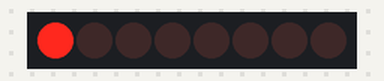
The sketch below on a simulated Arduino Uno, built with avr-gcc and run on an emulated ATmega328P. On the bench: 8 shift-register outputs drawn as a row of LEDs (first output left, lit = HIGH). Wiring (inferred from the names in the program): shift register (74HC595): data pin 2; shift clock pin 3; latch pin 4. Wiring (inferred from the signals the program sends): row of LEDs: on Q0, Q1, Q2, Q3, Q4, Q5, Q6, Q7.

Above: at 0.1 s.
At 0.3 s:
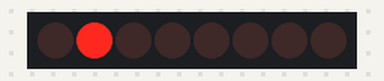
At 0.7 s:
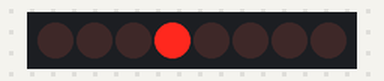
At 1.15 s:
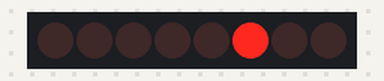
At 2.3 s:
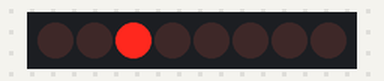
At 3.3 s:
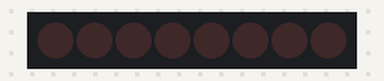
Timing chart, 0 to 4.1 s (numbered marks = the images above):
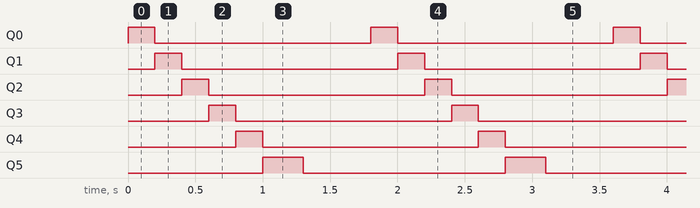

The sketch:

shiftregister_sequential.ino
```cpp
int DataPin = 2;   // Data Pin is connected to Pin No. 2
int ClockPin = 3;  // Clock Pin is connected to Pin No. 3
int LatchPin = 4;  // Latch Pin is connected to Pin No. 4
byte Data = 0;     // 6-bit data to be sent through DataPin

void setup() {
    pinMode(DataPin, OUTPUT);  // All 3 pins are output
    pinMode(ClockPin, OUTPUT);
    pinMode(LatchPin, OUTPUT);
}

void loop() {
    increment();  // LEDs increment from 0 - 5
    delay(100);
    clearRegisters();  // Clear LED states
    delay(500);
}

// Function to send data to shift register
void shiftData(byte dataOut) {
    digitalWrite(LatchPin, LOW); // Prepare shift register for data
    shiftOut(DataPin, ClockPin, MSBFIRST, dataOut); // Send data
    digitalWrite(LatchPin, HIGH); // Output data to LEDs
}

// Function to increment LED sequence
void increment() {
    for (int i = 0; i < 6; i++) { // Assuming 6-bit data
        Data = (1 << i); // Shift bit to light up LEDs sequentially
        shiftData(Data);
        delay(200);
    }
}

// Function to clear all registers (turn off LEDs)
void clearRegisters() {
    Data = 0;
    shiftData(Data);
}
```

Measured:
- by itself, Q0–4: alternates HIGH for 0.20 s and LOW for 1.6 s
- by itself, Q5: alternates HIGH for 0.30 s and LOW for 1.5 s
- by itself, everything shown: repeats every 1.8 s, in 7 steps
